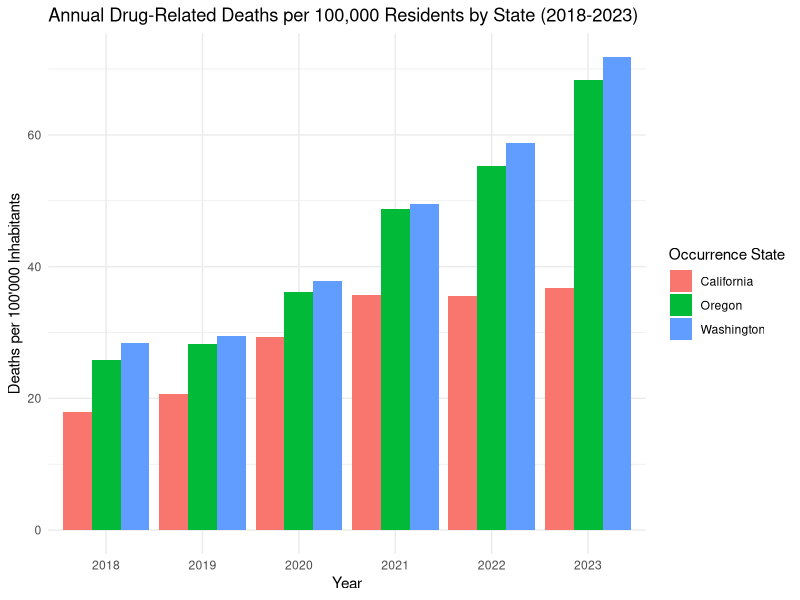
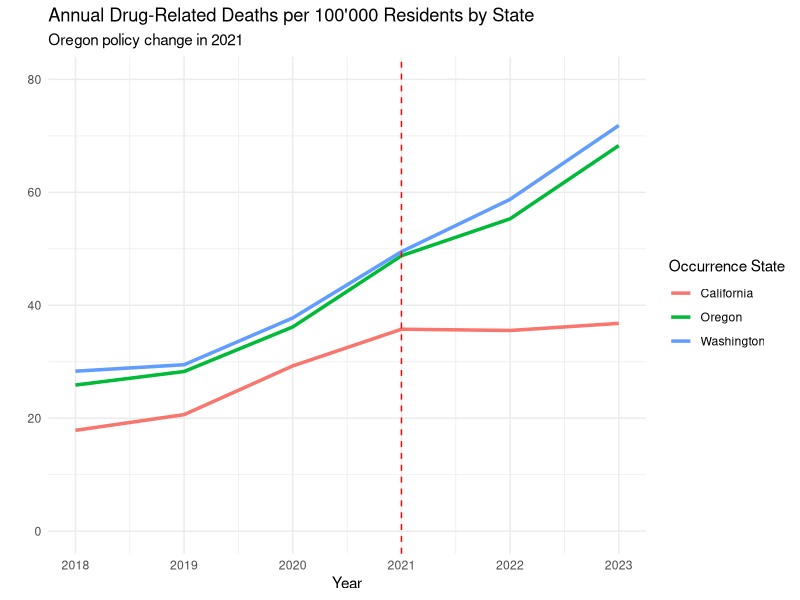
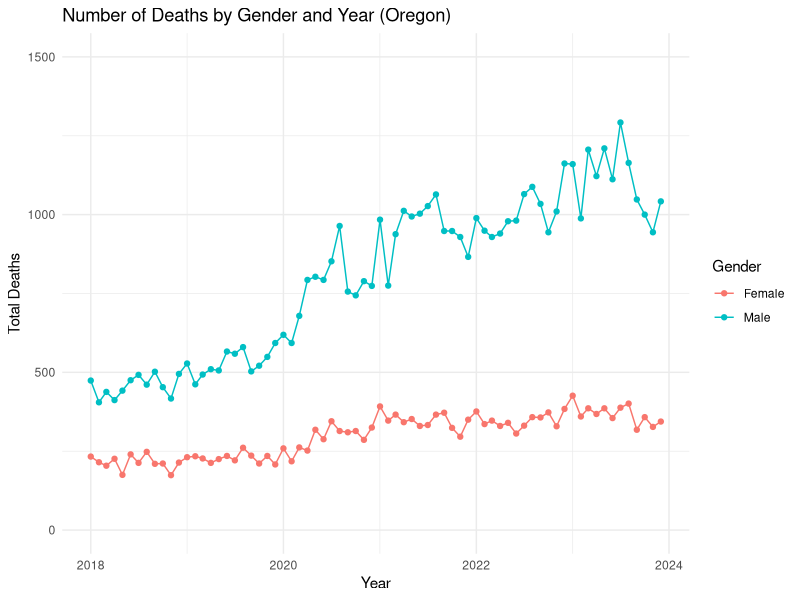
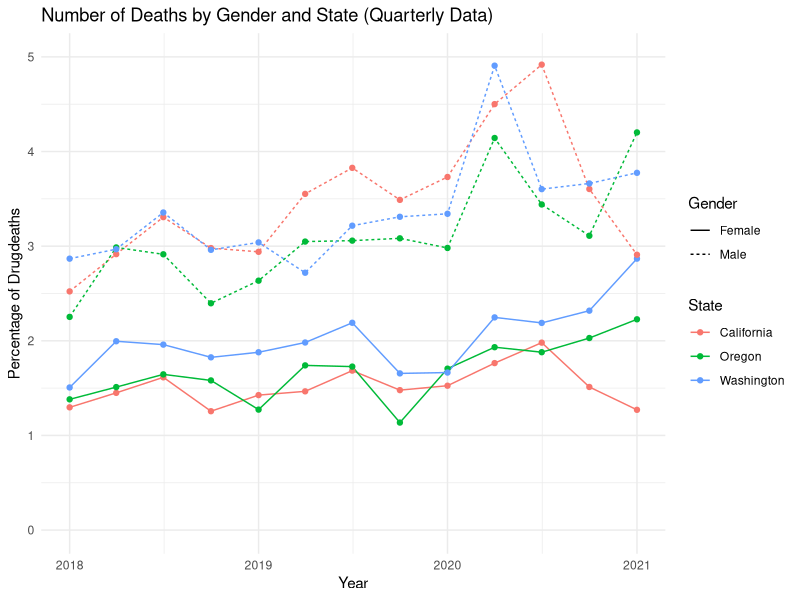
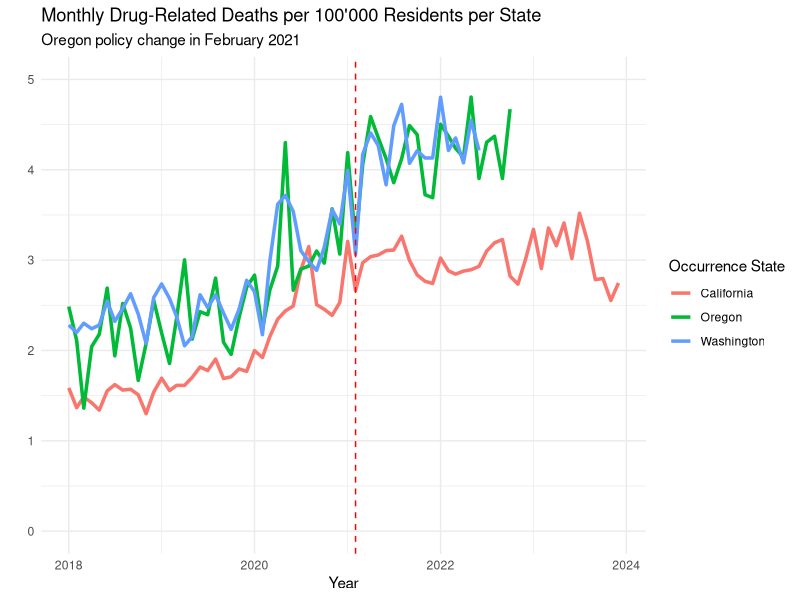
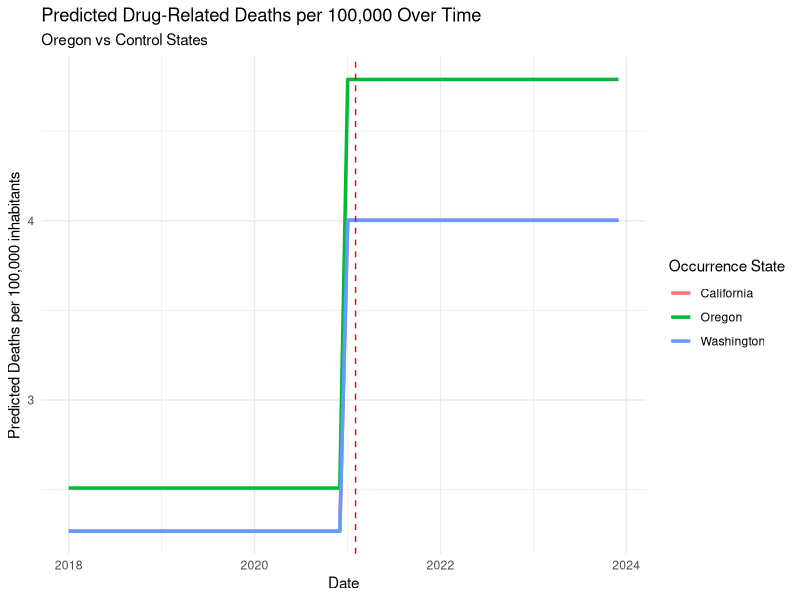
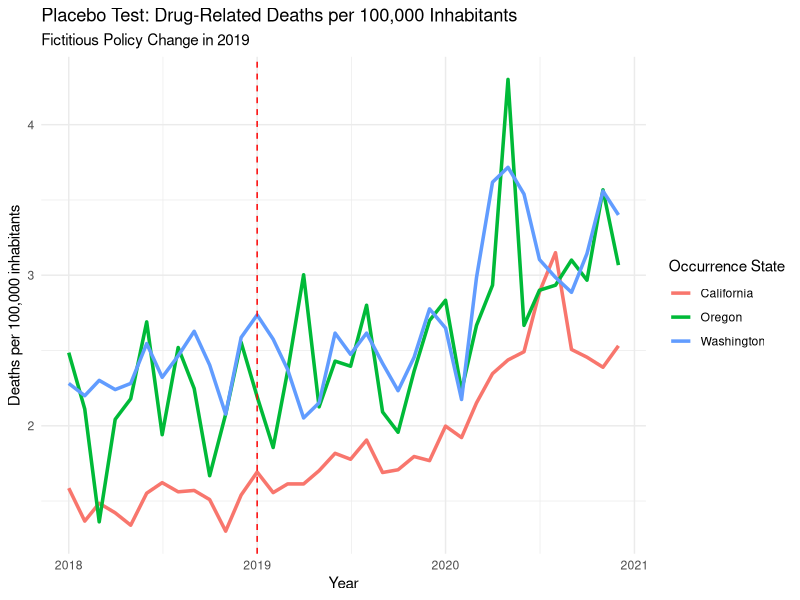
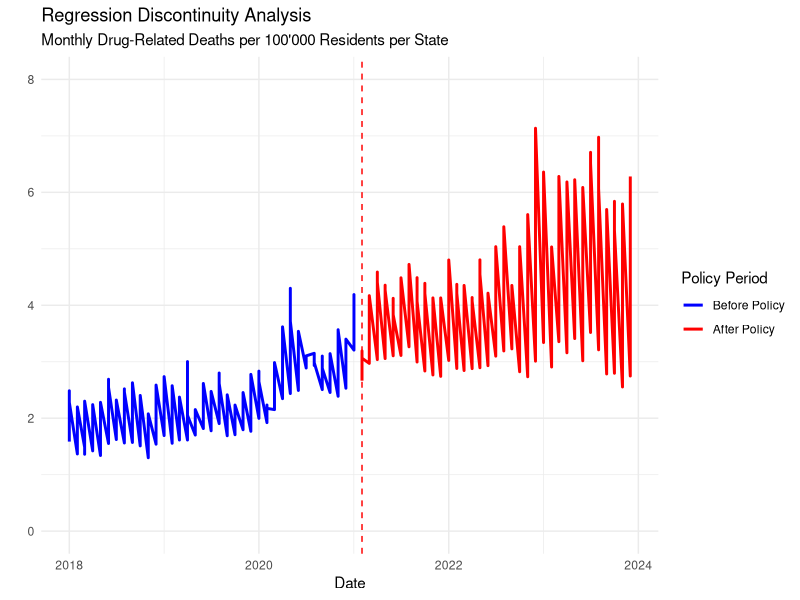

Reproduce these figures in R, in order.
## ---- chunk 1
knitr::opts_chunk$set(echo = TRUE)
## ---- chunk 2
library(readxl)
library(dplyr)
library(zoo)
library(lubridate)
library(ggplot2)
library(tidyr)
library(lmtest)
library(sandwich)
library(forecast)
library(plm)
  
#globally exclude code chunks from the output
knitr::opts_chunk$set(echo = FALSE)

#globally turn on caching
knitr::opts_chunk$set(cache = TRUE)

# globally turn off warnings and messages
knitr::opts_chunk$set(warning = FALSE)
knitr::opts_chunk$set(message = FALSE)

# globally set the theme for ggplot
theme_set(theme_minimal())

#setting directory
#setwd(dirname(rstudioapi::getSourceEditorContext()$path))
getwd()
## ---- chunk 3
# load the relevant part of the Data set, exclude notes starting from row 4374
Data <- read_excel("data/Drug_related_Deaths_2018-2024.xlsx", n_max = 4374)


# Overview for the Data
head(Data, 10)
str(Data)

## ---- chunk 4
# Read population data from Excel file for each region

# Load the population data from the first range (D244:M244)
population_oregon_1 <- read_excel("data/Ca_Or_Wa Population 2010-23.xlsx", 
                                  sheet = "Oregon", 
                                  range = "D244:M244", 
                                  col_names = FALSE)  

# Load the population data from the second range (Q244:T244)
population_oregon_2 <- read_excel("data/Ca_Or_Wa Population 2010-23.xlsx", 
                                  sheet = "Oregon", 
                                  range = "Q244:T244", 
                                  col_names = FALSE)  

# Combine the two data frames (horizontally) into one row
population_oregon <- cbind(population_oregon_1, population_oregon_2)

# Manually set the column names (years 2010 to 2023)
colnames(population_oregon) <- 2010:2023



# Load the population data from the first range in California
population_california_1 <- read_excel("data/Ca_Or_Wa Population 2010-23.xlsx", 
                                  sheet = "California", 
                                  range = "D487:M487", 
                                  col_names = FALSE)  

# Load the population data from the second range (Q487:T487)
population_california_2 <- read_excel("data/Ca_Or_Wa Population 2010-23.xlsx", 
                                  sheet = "California", 
                                  range = "Q487:T487", 
                                  col_names = FALSE)  

# Combine the two data frames (horizontally) into one row
population_california <- cbind(population_california_1, population_california_2)

# Manually set the column names (years 2010 to 2023)
colnames(population_california) <- 2010:2023



# Load the population data from the first range in Washington
population_washington_1 <- read_excel("data/Ca_Or_Wa Population 2010-23.xlsx", 
                                  sheet = "Washington", 
                                  range = "D286:M286", 
                                  col_names = FALSE)  

# Load the population data from the second range 
population_washington_2 <- read_excel("data/Ca_Or_Wa Population 2010-23.xlsx", 
                                  sheet = "Washington", 
                                  range = "Q286:T286", 
                                  col_names = FALSE)  

# Combine the two data frames (horizontally) into one row
population_washington <- cbind(population_washington_1, population_washington_2)

# Manually set the column names (years 2010 to 2023)
colnames(population_washington) <- 2010:2023


# Combine population data into a single data frame with an added column for state
population_data <- bind_rows(
  population_oregon %>% mutate(State = "Oregon"),
  population_washington %>% mutate(State = "Washington"),
  population_california %>% mutate(State = "California")
)


# Remove the temporary variables from the environment
rm(population_oregon_1, population_oregon_2, population_washington_1, 
   population_washington_2, population_california_1, population_california_2,
   population_oregon, population_washington, population_california)

# Convert wide format to long format
population_data <- population_data %>%
  pivot_longer(cols = -State,    # All columns except 'State'
               names_to = "year",   # The new column for years
               values_to = "population_count")  # The new column for population counts

#Convert year column to numeric
population_data$year <- as.numeric(population_data$year)  

## ---- chunk 5

# look into Dates 
unique(Data$Month)

# Delete Notes column without grepl 
Data <- Data[, !grepl("Notes", names(Data))]

# Delete Row Sep., 2024 since the data is not complete
Data <- Data[Data$Month != "Sep., 2024 (provisional and partial)", ]

# Create column Provisional (TRUE/FALSE) based on the col Month '(provisional)'
Data$Provisional <- grepl("\\(provisional\\)", Data$Month)

# Delete " (provisional)" from the Date
####Data$Month <- gsub(" \\(provisional\\)", "", Data$Month)

# Convert into Date Variable
####Data$Month <- as.yearmon(Data$Month, format = "%b., %Y")
Data <- Data %>%
  #mutate(`Month` = as.yearmon(`Month Code`, format = "%Y/%m"))
    mutate(`Month` = ym(`Month Code`))


#### look into Deaths
#### Data$Deaths

# count of "Suppressed"
sum(Data$Deaths == "Suppressed")

# Some of the numbers are "Suppressed" this means that there are between 1 and 9 cases
# To use Deaths as a number we can leave them as NA's or substitute by a random number between 1 and 9

# Set seed for reproducibility if needed
set.seed(23)  

# Replace "Suppressed" in the Death column with a random number between 1 and 9
Data$Deaths <- ifelse(Data$Deaths == "Suppressed", sample(1:9, sum(Data$Deaths == "Suppressed"), replace = TRUE), Data$Deaths)
Data$Deaths <- as.numeric(Data$Deaths)

summary(Data)
sum(Data$Deaths == "Suppressed")
# Delete all columns that end on Code, they are duplicates of the other columns
Data <- Data[, !grepl("Code$", names(Data))]

# keep one version of the Dataset with all Deaths
Data_complete <- Data

# Filters the data to only include drug-induced deaths (removes alcohol-induced and non-drug related deaths)
Data <- Data %>% filter(`UCD - Drug/Alcohol Induced` == "Drug-induced causes")

glimpse(Data)
## ---- chunk 6

# Filter the data for each complete years 2018 to 2023
Data_18_23 <- Data %>%
  filter(`Month` >= ym("2018-01") & `Month` <= ym("2023-12"))

# Group the data by occurrence state and year, then sum deaths per year
Data_18_23 <- Data_18_23 %>%
  group_by(`Occurrence State`, year = year(`Month`)) %>%
  summarise(Deaths = sum(Deaths))

# Merge the death data with population data by state and year
Data_with_population <- Data_18_23 %>%
  left_join(population_data, by = c("Occurrence State" = "State", "year" = "year"))

# Calculate deaths per 100,000 inhabitants for each year
Data_with_population <- Data_with_population %>%
  mutate(Deaths_per_100000 = (Deaths / population_count) * 100000)


# Plot the number of deaths per 10,000 inhabitants for each year and state
ggplot(Data_with_population, aes(x = factor(year), y = Deaths_per_100000, fill = `Occurrence State`)) +
  geom_bar(stat = "identity", position = "dodge") +
  labs(title = "Annual Drug-Related Deaths per 100,000 Residents by State (2018-2023)",
       x = "Year",
       y = "Deaths per 100'000 Inhabitants")


# Plot the trends over time for each state per year
ggplot(Data_with_population, aes(x = year, y = Deaths_per_100000, color = `Occurrence State`)) +
  geom_line(linewidth = 1.2) +
  geom_vline(xintercept = 2021, linetype = "dashed", color = "red") +  # Mark the policy change
  labs(title = "Annual Drug-Related Deaths per 100'000 Residents by State",
       subtitle = "Oregon policy change in 2021",
       x = "Year", y = "") +
   ylim(0, 80)   # Ensure y-axis starts at 0

## ---- chunk 7
# Prepare the data untill 2023
data_gender_year <- Data %>%
  filter(`Month` >= ym("2018-01") & `Month` <= ym("2023-12")) %>%
  select(Gender, Month, Deaths) %>%
  group_by(Gender, Month) %>%
  summarise(Total_Deaths = sum(Deaths, na.rm = TRUE)) %>%
  ungroup()

# Plot the data
ggplot(data_gender_year, aes(x = Month, y = Total_Deaths, color = Gender, group = Gender)) +
  geom_line() +
  geom_point() +
  labs(title = "Number of Deaths by Gender and Year (Oregon)",
       x = "Year",
       y = "Total Deaths",
       color = "Gender") +
       ylim(0, 1500) 

# Perform t-test for significant differences by gender 
t.test(Total_Deaths ~ Gender, data = data_gender_year)

## ---- chunk 8

# Prepare the data
#use quarterly data to make it smoother
data_Anova <- Data %>%
  filter(`Month` < ym("2021-02")) %>%
  mutate(Quarter = floor_date(as.Date(Month), "quarter")) %>%    
  select(Gender, Quarter, `Occurrence State`, Deaths) %>%
  group_by(Gender, Quarter, `Occurrence State`) %>%
  summarise(Total_Deaths = sum(Deaths, na.rm = TRUE)) %>%
  ungroup()

data_Anova$all_death <- Data_complete %>%
  filter(`Month` < ym("2021-02")) %>%
  mutate(Quarter = floor_date(as.Date(Month), "quarter")) %>%
  select(Gender, Quarter, `Occurrence State`, Deaths) %>%
  group_by(Gender, Quarter, `Occurrence State`) %>%
  summarise(Total_Deaths = sum(Deaths, na.rm = TRUE)) %>%
  ungroup() %>%
  pull(Total_Deaths)

data_Anova$DrugDeath_Percentage <- data_Anova$Total_Deaths / data_Anova$all_death *100

# Plot the data
ggplot(data_Anova, aes(x = Quarter, y = DrugDeath_Percentage, color = `Occurrence State`, linetype = Gender)) +
  geom_line() +
  geom_point() +
  labs(title = "Number of Deaths by Gender and State (Quarterly Data)",
       x = "Year",
       y = "Percentage of Drugdeaths",
       color = "State") +
        ylim(0, 5) 

# Perform ANOVA for significant differences by gender or State
data_Anova <- data_Anova %>%
  mutate(Gender = as.factor(Gender),
         `Occurrence State` = as.factor(`Occurrence State`))

# Test for effects in Gender, State and interactions
anova_model <- aov(DrugDeath_Percentage ~ Gender + `Occurrence State`, data = data_Anova)

summary(anova_model)

## ---- chunk 9

# Filter the data for each complete month in 2018 to 2023 
Data_monthly <- Data %>%
  filter(`Month` >= ym("2018-01") & `Month` <= ym("2023-12"))

# Group the data by occurrence state and month, then sum deaths per month
Data_monthly <- Data_monthly %>%
  group_by(`Occurrence State`, year = year(`Month`), month = month(`Month`)) %>%
  summarise(Deaths = sum(Deaths))


# Merge the death data with population data by state and year
Data_monthly <- Data_monthly %>%
  left_join(population_data, by = c("Occurrence State" = "State", "year" = "year"))

# Calculate deaths per 100,000 inhabitants for each year
Data_monthly <- Data_monthly  %>%
  mutate(Deaths_per_100000 = (Deaths / population_count) * 100000)


# Create 'treatment' and 'post_policy' variables
Data_monthly <- Data_monthly %>%
  mutate(
    treatment = ifelse(`Occurrence State` == "Oregon", 1, 0),  # 1 for Oregon, 0 for California/Washington
    post_policy = ifelse(year >= 2021, 1, 0),  # 1 for years 2021 and later
    interaction = treatment * post_policy  # Interaction term for DiD
  )

# Create a new date column by combining year and month
Data_monthly <- Data_monthly %>%
  mutate(date = ym(paste(year, month, sep = "-")))  # Combine year and month into a date


# Difference-in-Differences (DiD) regression model with Deaths_per_100000

did_model <- lm(Deaths_per_100000 ~ treatment + post_policy + interaction, data = Data_monthly)
summary(did_model)

# Robust standard errors to handle heteroscedasticity
coeftest(did_model, vcov = vcovHC(did_model, type = "HC1"))

## ---- chunk 10
# Plot DiD Results
# Plot the trends over time for each state
ggplot(Data_monthly, aes(x = date, y = Deaths_per_100000, color = `Occurrence State`)) +
  geom_line(linewidth = 1.2) +
  geom_vline(xintercept = as.Date("2021-02-01"), linetype = "dashed", color = "red") +  # Mark the policy change
  labs(title = "Monthly Drug-Related Deaths per 100'000 Residents per State",
       subtitle = "Oregon policy change in February 2021",
       x = "Year", y = "") +
       ylim(0, 5)


# Generate predicted values based on the model
Data_monthly$predicted <- predict(did_model, newdata = Data_monthly)

# Visualize the predicted trends
ggplot(Data_monthly, aes(x = date, y = predicted, color = `Occurrence State`)) +
  geom_line(linewidth = 1.2) +
  geom_vline(xintercept = as.Date("2021-02-01"), linetype = "dashed", color = "red") +  # Mark the policy change
  labs(title = "Predicted Drug-Related Deaths per 100,000 Over Time",
       subtitle = "Oregon vs Control States",
       x = "Date", y = "Predicted Deaths per 100,000 inhabitants")

## ---- chunk 11

# Subset data for Oregon and Washington pre Policy
oregon_data <- Data_monthly %>% filter(date >= as.Date("2018-01-01") & date <= as.Date("2021-02-01") & `Occurrence State` == "Oregon")
washington_data <- Data_monthly %>% filter(date >= as.Date("2018-01-01") & date <= as.Date("2021-02-01") & `Occurrence State` == "Washington")
california_data <- Data_monthly %>% filter(date >= as.Date("2018-01-01") & date <= as.Date("2021-02-01") & `Occurrence State` == "California")




# Calculate the correlation coefficient between the two states
correlation <- cor(oregon_data$Deaths_per_100000, washington_data$Deaths_per_100000)
coorelation_c <- cor(oregon_data$Deaths_per_100000, california_data$Deaths_per_100000)

# Print the result
correlation
coorelation_c
#Seperate DiD

# Example for DiD with only California as control
did_model_california <- lm(Deaths_per_100000 ~ treatment + post_policy + interaction, 
                           data = Data_monthly %>% filter(`Occurrence State` %in% c("Oregon", "California")))

# Example for DiD with only Washington as control
did_model_washington <- lm(Deaths_per_100000 ~ treatment + post_policy + interaction, 
                           data = Data_monthly %>% filter(`Occurrence State` %in% c("Oregon", "Washington")))

# Compare the results
summary(did_model_california)
summary(did_model_washington)



## ---- chunk 12
# Make a Difference-in-Differences model for the years 2018-2020 as a placebo test
Data_placebo <- Data_monthly %>%
  filter(date >= as.Date("2018-01-01") & date <= as.Date("2020-12-01"))

# Create 'treatment' and 'post_policy' variables for the placebo test
Data_placebo <- Data_placebo %>%
  mutate(
    treatment = ifelse(`Occurrence State` == "Oregon", 1, 0),  # 1 for Oregon, 0 for California/Washington
    post_policy = ifelse(year >= 2019, 1, 0),  # 1 for years 2019 and later
    interaction = treatment * post_policy  # Interaction term for DiD
  )

# Difference-in-Differences (DiD) model for the placebo test
did_model_placebo <- lm(Deaths_per_100000 ~ treatment + post_policy + interaction, data = Data_placebo)
summary(did_model_placebo)

# Robust standard errors for the placebo test
#coeftest(did_model_placebo, vcov = vcovHC(did_model_placebo, type = "HC1"))

# Plot the placebo test results
ggplot(Data_placebo, aes(x = date, y = Deaths_per_100000, color = `Occurrence State`)) +
  geom_line(linewidth = 1.2) +
  geom_vline(xintercept = as.Date("2019-01-01"), linetype = "dashed", color = "red") +  # Mark the placebo policy change
  labs(title = "Placebo Test: Drug-Related Deaths per 100,000 Inhabitants",
       subtitle = "Fictitious Policy Change in 2019",
       x = "Year", y = "Deaths per 100,000 inhabitants")
## ---- chunk 13
# Regression Discontinuity Analysis: To further validate the DiD results


# Create a binary variable for the policy change
Data_RD <- Data_monthly %>%
  mutate(policy_change = ifelse(date >= as.Date("2021-02-01"), 1, 0))

# Fit a regression model to estimate the effect of the policy change
rd_model <- lm(Deaths_per_100000 ~ policy_change, data = Data_RD)
summary(rd_model)

# Robust standard errors to handle heteroscedasticity
coeftest(rd_model, vcov = vcovHC(rd_model, type = "HC1"))


# Plot the regression discontinuity analysis
ggplot(Data_RD, aes(x = date, y = Deaths_per_100000, color = as.factor(policy_change))) +
  geom_line(linewidth = 1) +
  geom_vline(xintercept = as.Date("2021-02-01"), linetype = "dashed", color = "red") +  # Mark the policy change
  
  # Custom color for before and after policy
  scale_color_manual(values = c("0" = "blue", "1" = "red"), labels = c("Before Policy", "After Policy")) +
  
  # Custom labels and title
  labs(title = "Regression Discontinuity Analysis",
       subtitle = "Monthly Drug-Related Deaths per 100'000 Residents per State",
       x = "Date", y = "", 
       color = "Policy Period") +  # Custom legend title
  # Ensure y-axis starts at 0
  ylim(0, 8)



## ---- chunk 14
# Filter the data for Oregon and clean it
data_oregon <- Data %>%
  filter(`Occurrence State` == "Oregon") %>%
  mutate(Deaths = as.numeric(Deaths),    # Convert Deaths to numeric
         date = as.Date(paste0(Month, "-01")))  # Create a proper date column

# Create a time series object for Oregon deaths
ts_oregon <- ts(data_oregon$Deaths, start = c(2018, 1), frequency = 12)

# Split the data for training (2018-2022) and validation (2023)
train_ts <- window(ts_oregon, end = c(2022, 12))
valid_ts <- window(ts_oregon, start = c(2023, 1), end = c(2023, 12))
full_train_ts <- window(ts_oregon, end = c(2023, 12))

# Fit an ARIMA model (or other model)
arima_model <- auto.arima(train_ts)
full_arima_model <- auto.arima(full_train_ts)

# Forecast for the validation period (2023-2024)
forecast_2023_2024 <- forecast(arima_model, h = 12)

# Plot the forecast against the actual validation data
plot(forecast_2023_2024)
lines(valid_ts, col = "red")  # Add the actual data for comparison
legend("topright", legend = c("Forecast", "Actual Data"), col = c("blue", "red"), lty = 1)

# compute the accuracy of the model
accuracy(forecast_2023_2024, valid_ts)

# After validating the model, forecast for 2025
forecast_2025 <- forecast(full_arima_model, h = 12)

# Plot the forecast for 2025
plot(forecast_2025, main = "Forecast for Drug-Related Deaths in Oregon (2025)",
     xlab = "Year", ylab = "Deaths per 100,000 inhabitants")+  ylim(0, 52)

## ---- chunk 15
# Panel Data Analysis
# Create a panel data set for the analysis
panel_data <- Data_monthly %>%
  select(`Occurrence State`, date, Deaths_per_100000) %>%
  mutate(State = factor(`Occurrence State`)) %>%
  select(-`Occurrence State`)


# Aggregate the data to ensure unique state and date combinations
panel_data <- panel_data %>%
  group_by(State, date) %>%
  summarise(Deaths_per_100000 = sum(Deaths_per_100000, na.rm = TRUE)) %>%
  ungroup()

# Convert the data to a pdata.frame
pdata <- pdata.frame(panel_data, index = c("State", "date"))

# Fit a panel data model to assess the impact of the policy change
panel_model <- plm(Deaths_per_100000 ~ lag(Deaths_per_100000, 1), data = pdata, model = "within")

# Summarize the model
summary(panel_model)

# Robust standard errors for the panel data model
coeftest(panel_model, vcov = vcovHC(panel_model, type = "HC1"))

# Extract the index (State, Date) for the fitted model to align with fitted values
model_index <- index(panel_model)

# Create a dataframe with fitted values and corresponding index (State, Date)
fitted_data <- data.frame(State = model_index$State,
                          date = model_index$date,
                          Fitted = fitted(panel_model))

# Merge the fitted data with the original panel_data based on State and Date
panel_data_with_fitted <- merge(panel_data, fitted_data, by = c("State", "date"))

# Plot the panel data model results using ggplot2
ggplot(panel_data_with_fitted, aes(x = date, y = Deaths_per_100000, color = State)) +
  geom_point() +
  geom_line(aes(y = Deaths_per_100000), linetype = "solid") +  # Plot actual Deaths_per_100000 as solid line
  labs(title = "Panel Data Model Results",
       x = "Date",
       y = "Deaths_per_100000",
       color = "State") +
  theme_minimal()

        ggplot(panel_data_with_fitted, aes(x = date, y = Deaths_per_100000, color = State)) +
      geom_point() +
      geom_line(aes(y = Deaths_per_100000), linetype = "solid") +  # Plot actual Deaths_per_100000 as solid line
      geom_line(aes(y = Fitted), linetype = "dashed") +  # Plot fitted values as dashed line
      labs(title = "Panel Data Model Results",
           x = "date",
           y = "Deaths_per_100000",
           color = "State") +
      theme_minimal()
